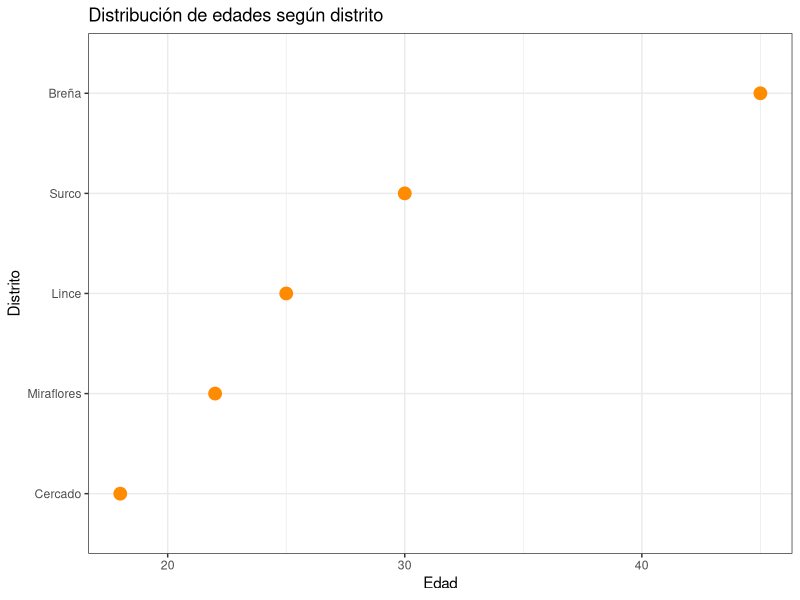
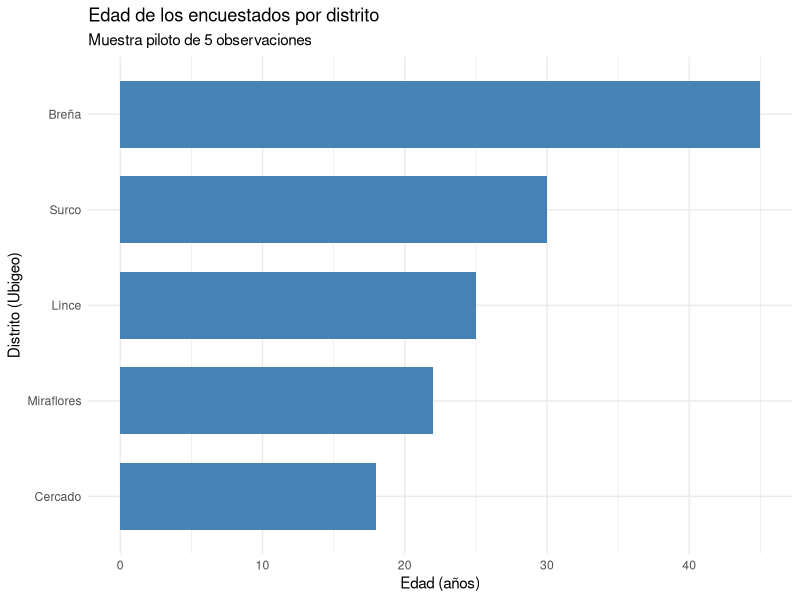

Write R code to recreate these figures, in order.
# =========================================================
# TÍTULO: Introducción a Vectores y Objetos en R
# OBJETIVO: Ensayo de sintaxis básica para control de versiones
# =========================================================

# LIBRERÍAS
# install.packages("ggplot2")
library(ggplot2)

# 1. VECTORES (La estructura más simple en R)
# Un vector es un objetivo: una colección de elementos del mismo tipo.

# Vector numérico (ej. edades de una muestra)
edades <- c(25, 30, 18, 45, 22)

# Vector de caracteres (ej. distritos de Lima)
distritos <- c("Lince", "Surco", "Cercado", "Breña", "Miraflores")

# Vector lógico (ej. ¿Es mayor de edad?)
es_mayor <- c(TRUE, TRUE, FALSE, TRUE, TRUE)


# 2. OBJETOS COMPUESTOS
# Los objetos pueden almacenar diferentes tipos de datos.

# Data Frame: Es como una tabla de Excel (muy usado en ciencias sociales)
encuesta_piloto <- data.frame(
  ID = 1:5,
  Edad = edades,
  Ubigeo = distritos,
  Estado = es_mayor
)

# 3. OPERACIONES BÁSICAS CON OBJETOS
media_edad <- mean(edades)

# Ver la estructura del objeto principal
str(encuesta_piloto)


# 4. GRÁFICO

# De puntos
ggplot(encuesta_piloto, aes(x = Edad, y = reorder(Ubigeo, Edad))) +
  geom_point(size = 4, color = "darkorange") +
  theme_bw() +
  labs(
    title = "Distribución de edades según distrito",
    x = "Edad",
    y = "Distrito"
  )

# Barras horizontales
ggplot(encuesta_piloto, aes(x = reorder(Ubigeo, Edad), y = Edad)) +
  geom_col(fill = "steelblue", width = 0.7) +
  coord_flip() + # Voltea el gráfico para que las barras sean horizontales
  theme_minimal() + # Un diseño limpio sin fondo gris
  labs(
    title = "Edad de los encuestados por distrito",
    subtitle = "Muestra piloto de 5 observaciones",
    x = "Distrito (Ubigeo)",
    y = "Edad (años)"
  )
